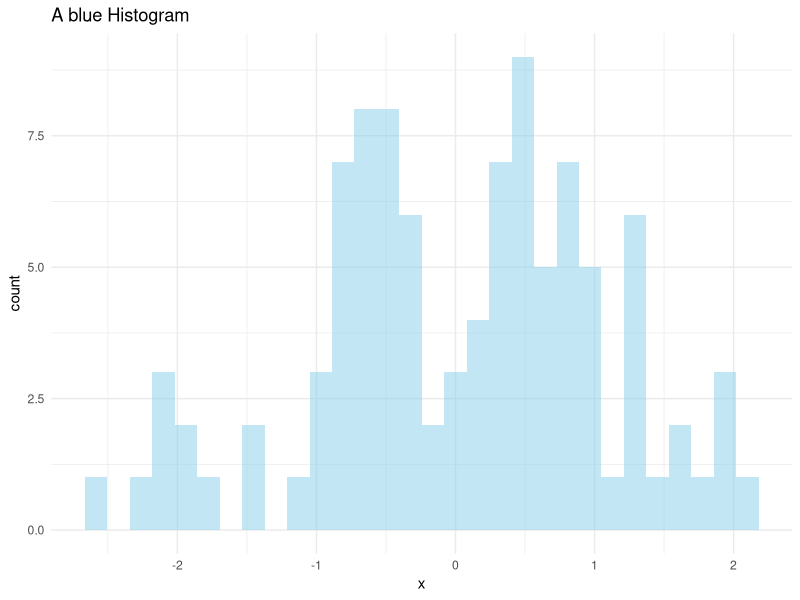
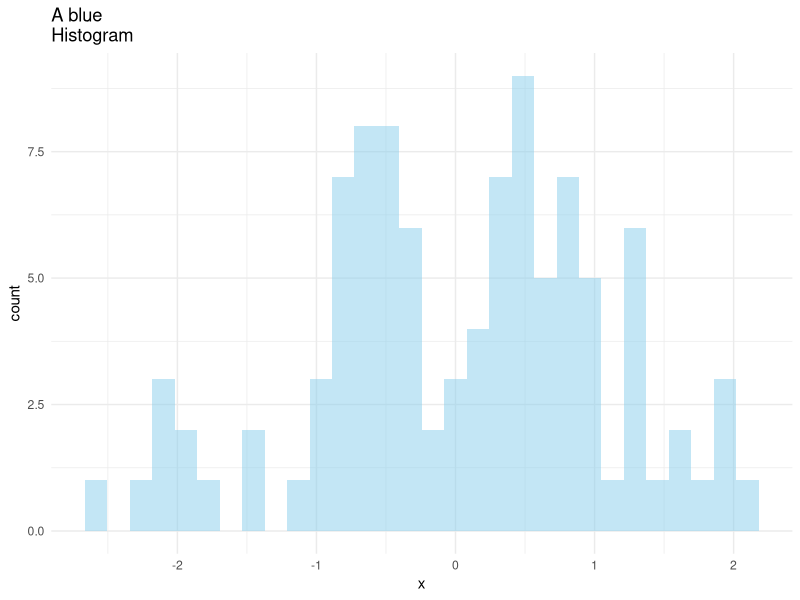
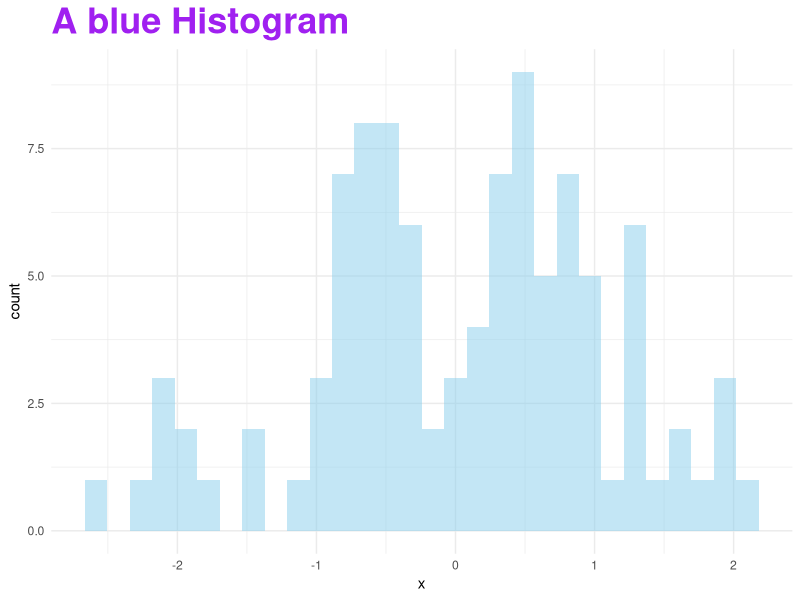
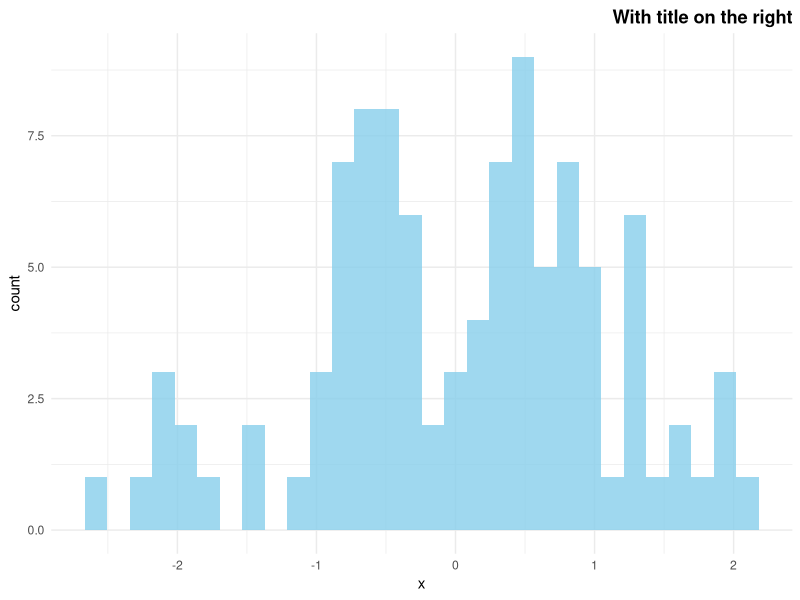
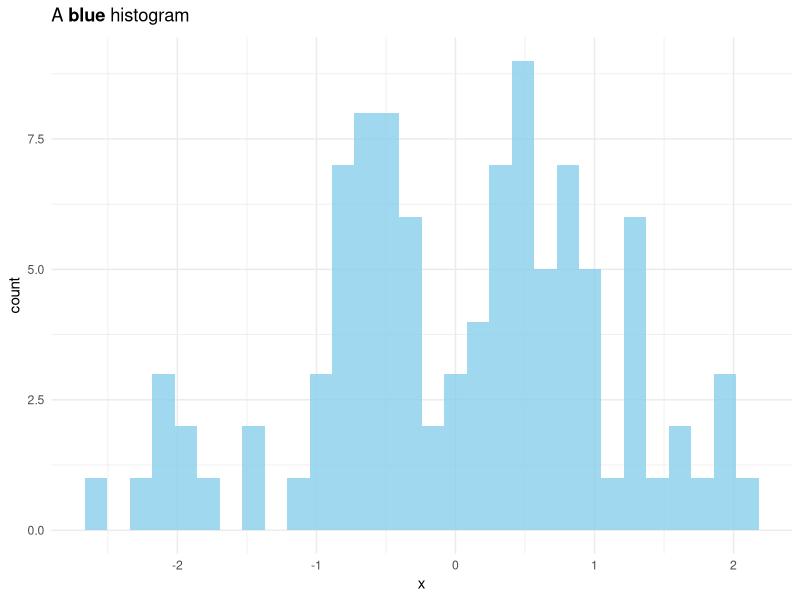

Write R code to recreate these figures, in order. (Note: this script raises an error after producing the figures.)
## ---- chunk 1
knitr::opts_chunk$set( warning=FALSE, message=FALSE)
## ---- chunk 2
# library & data
library(ggplot2)
data <- data.frame(x=rnorm(100))
 
# Basic plot with title
ggplot( data=data, aes(x=x)) + 
  geom_histogram(fill="skyblue", alpha=0.5) +
  ggtitle("A blue Histogram") +
  theme_minimal()
## ---- chunk 3
# title on several lines
ggplot( data=data, aes(x=x)) + 
  geom_histogram(fill="skyblue", alpha=0.5) +
  ggtitle("A blue \nHistogram") +
  theme_minimal() 
## ---- chunk 4
# Custom title appearance
ggplot( data=data, aes(x=x)) + 
  geom_histogram(fill="skyblue", alpha=0.5) +
  ggtitle("A blue Histogram") +
  theme_minimal() +
  theme(
    plot.title=element_text(family='', face='bold', colour='purple', size=26)
  )
 
## ---- chunk 5
# Adjust the position of title
ggplot( data=data, aes(x=x)) + 
  geom_histogram(fill="skyblue", alpha=0.8) +
  ggtitle("With title on the right") +
  theme_minimal() +
  theme(
    plot.title=element_text( hjust=1, vjust=0.5, face='bold')
  )
## ---- chunk 6
# Custom a few word of the title only:
my_title <- expression(paste("A ", italic(bold("blue")), " histogram"))
ggplot( data=data, aes(x=x)) + 
  geom_histogram(fill="skyblue", alpha=0.8) +
  ggtitle(my_title) +
  theme_minimal()
## ---- chunk 7
htmltools::includeHTML("htmlChunkRelatedPartOfWhole.html")
